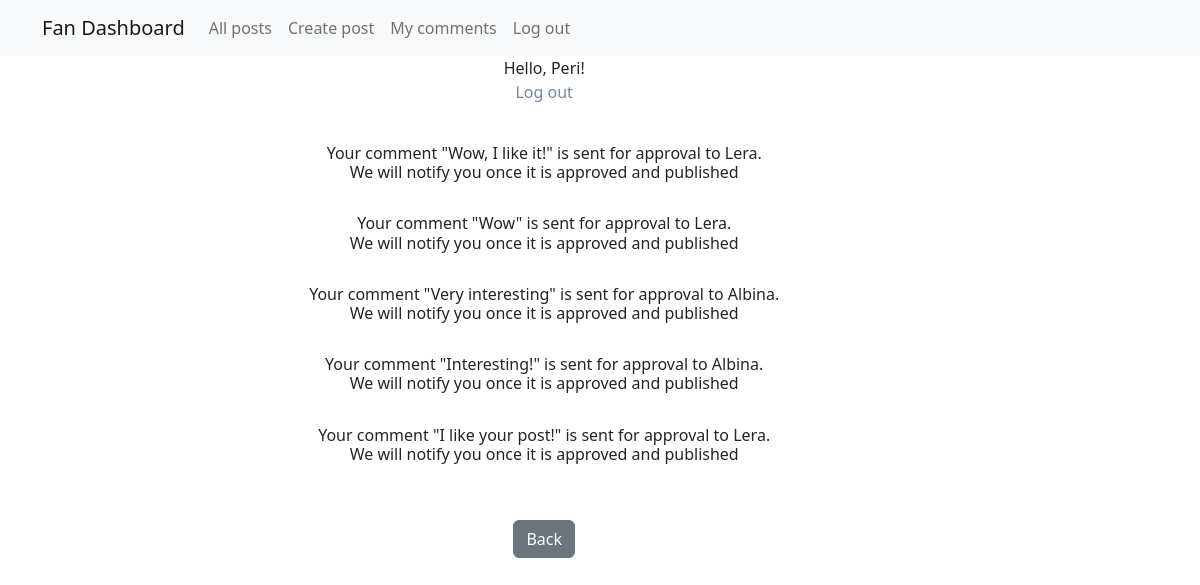
The app's page /post/comment_sent_for_approval (signed in) with its own data.
### posts/models.py (models this page shows, shortened)
class Comment(models.Model):
    comment_author = models.ForeignKey(User, on_delete=models.CASCADE)
    comment_text = models.TextField()
    comment_post = models.ForeignKey(Post, on_delete=models.CASCADE)
    comment_dateCreation = models.DateTimeField(auto_now_add=True)
    accepted = models.BooleanField(default=False)
    class Meta:
        ordering = ['id']

class Post(models.Model):
    author = models.ForeignKey(User, on_delete=models.CASCADE, verbose_name='author')
    category = models.CharField(max_length=28, choices=CATEGORIES, default='Tanks', verbose_name='category')
    dateCreation = models.DateTimeField(auto_now_add=True)
    title = models.CharField(max_length=128, verbose_name=pgettext_lazy('post title', 'title'))
    text = RichTextField()
    class Meta:
        ordering = ['id']

### posts/views.py (the view)
# urls.py: path('post/comment_sent_for_approval', CommentForApproval.as_view(), name='comment_sent_for_approval'),
class CommentForApproval(LoginRequiredMixin, ListView):
    model = Comment
    context_object_name = 'comments'
    template_name = 'commentsentforapproval.html'
    def get_context_data(self, **kwargs):
        context = super().get_context_data(**kwargs)
        return context

### templates/commentsentforapproval.html (shortened to what this page needs)
{% extends 'flatpages/default.html' %}
{% block content %}
<div style="display: flex">
    <div style="flex-basis: 90%">
        {% if user.is_authenticated %}
        Hello, {{ request.user.username }}!
        <p><a href="{% url 'logout' %}" style="text-decoration: none; color: #778899;">Log out</a></p>
        {% else %}
        <p><a href="{% url 'login' %}" style="text-decoration: none; color: #778899;">Log in</a></p>
        {% endif %}
        <br>
{% for comment in comments reversed %}
        {% if not comment.accepted %}
             {% if comment.comment_author == request.user %}
<h6 style="text-align: center" >Your comment "{{ comment.comment_text }}" is sent for approval to {{ comment.comment_post.author}}.<br>
            We will notify you once it is approved and published</h6>
        <br>
        {% endif %}
        {% endif %}
{% endfor %}
<br>
    <a class="btn btn-secondary" href='{% url "posts" %}' role="button">Back</a>
{% endblock content %}

### records on screen
Comment: comment_text "Wow, I like it!", comment_post.author "Lera"
Comment: comment_text "Wow", comment_post.author "Lera"
Comment: comment_text "Very interesting", comment_post.author "Albina"
Comment: comment_text "Interesting!", comment_post.author "Albina"
Comment: comment_text "I like your post!", comment_post.author "Lera"

### other values on screen
{{ request.user.username }} "Peri"
